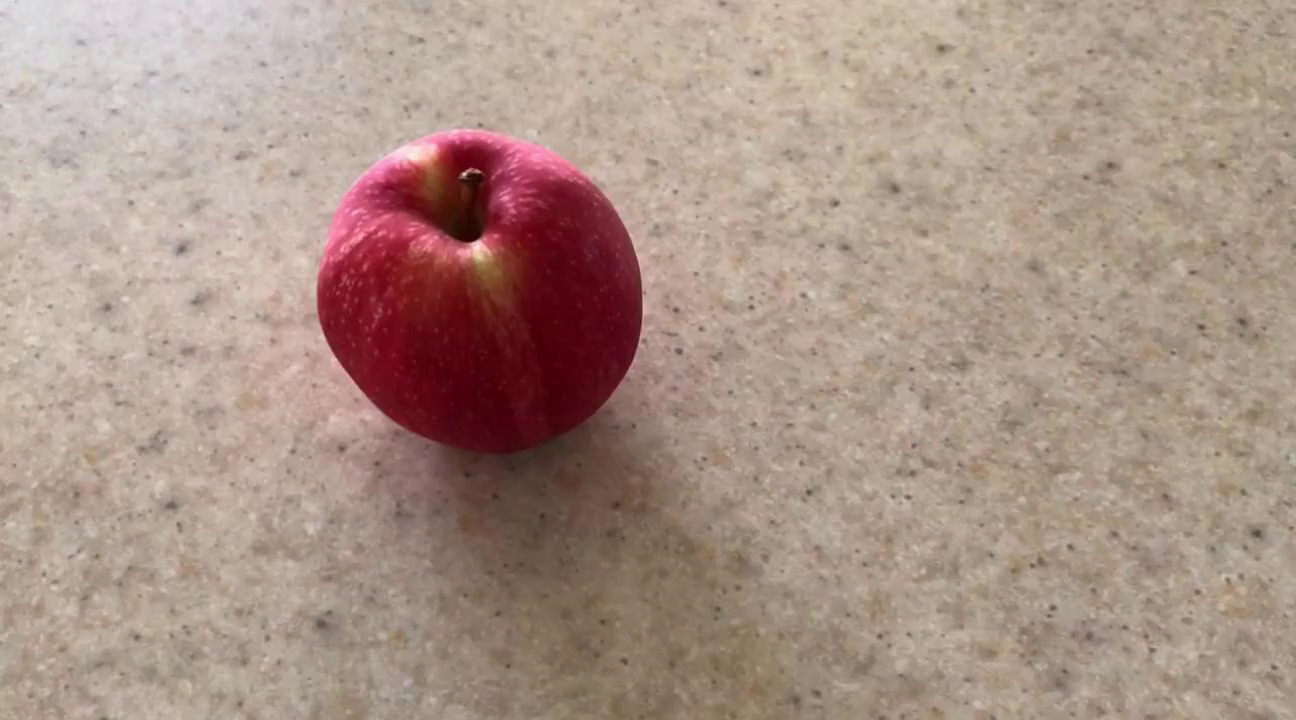
#> input picture frame 0 of data/apple.mp4, 1296 x 720 px
$ python video_frame_extractor.py
#> lines starting #> are read from the running program, lines starting #| are printed output that depends on the picture
import cv2
import argparse
import os

def extract_frames_by_indices(video_path, frame_indices, output_dir):
    """
    按帧编号批量提取视频帧并保存为图像（输出文件名不包含帧编号）

    参数:
    video_path (str): 输入视频文件的路径
    frame_indices (list[int]): 要提取的帧编号列表（从0开始）
    output_dir (str): 输出图像文件的目录
    返回:
    List[str]: 保存的帧图片路径列表
    """
#> called with video_path = './data/apple.mp4', output_dir = 'frames_test'
    cap = cv2.VideoCapture(video_path)
    if not cap.isOpened():
        print(f"错误: 无法打开视频文件 {video_path}")
        return []

    total_frames = int(cap.get(cv2.CAP_PROP_FRAME_COUNT))
    os.makedirs(output_dir, exist_ok=True)
    output_files = []

    for i, idx in enumerate(frame_indices):
        if idx >= total_frames:
            print(f"警告: 指定帧编号 {idx} 超出视频总帧数 {total_frames}，跳过")
            continue
        cap.set(cv2.CAP_PROP_POS_FRAMES, idx)
        ret, frame = cap.read()
        if ret:
            out_path = os.path.join(output_dir, f"frame_{i+1:03d}.jpg")
            cv2.imwrite(out_path, frame)
            print(f"已保存第{i+1}帧（编号{idx}）到 {out_path}")
            output_files.append(out_path)
        else:
            print(f"错误: 无法读取第{idx}帧")
#> this loop made 25 passes
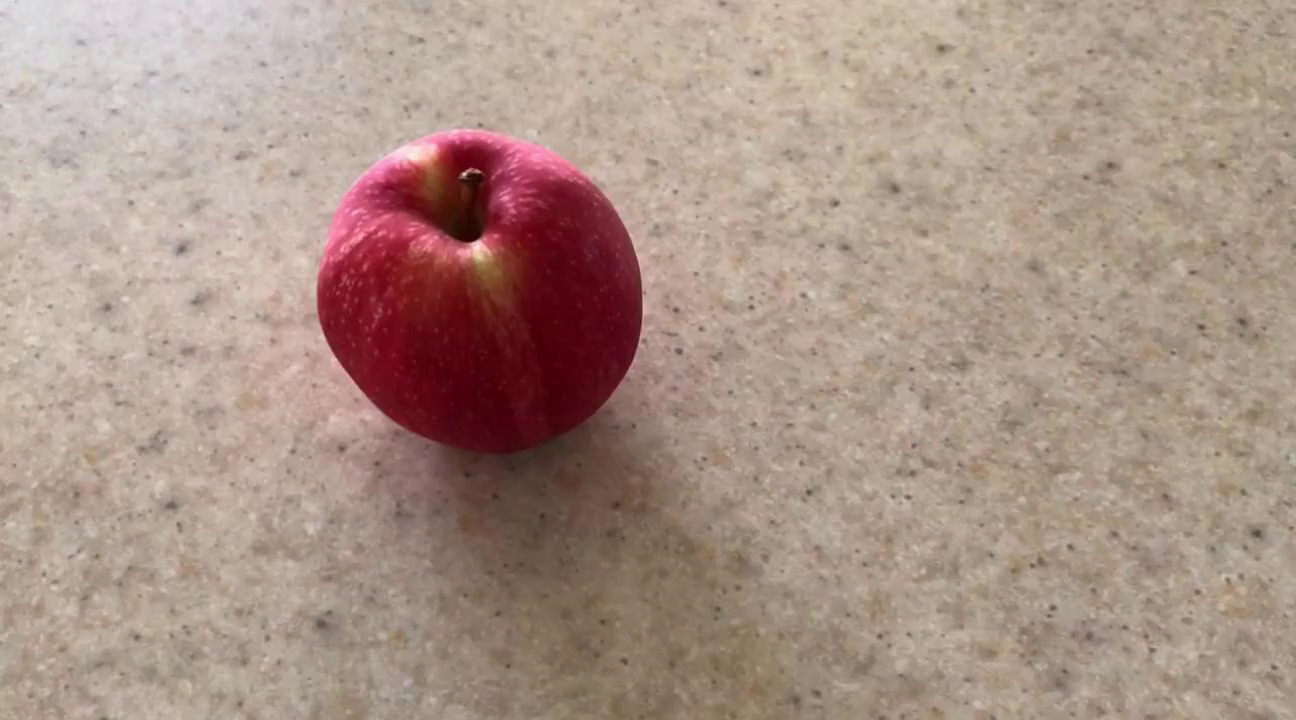
#> input picture frame 0 of data/apple.mp4, 1296 x 720 px
#> pass 3, in extract_frames_by_indices, `ret, frame = cap.read()`:
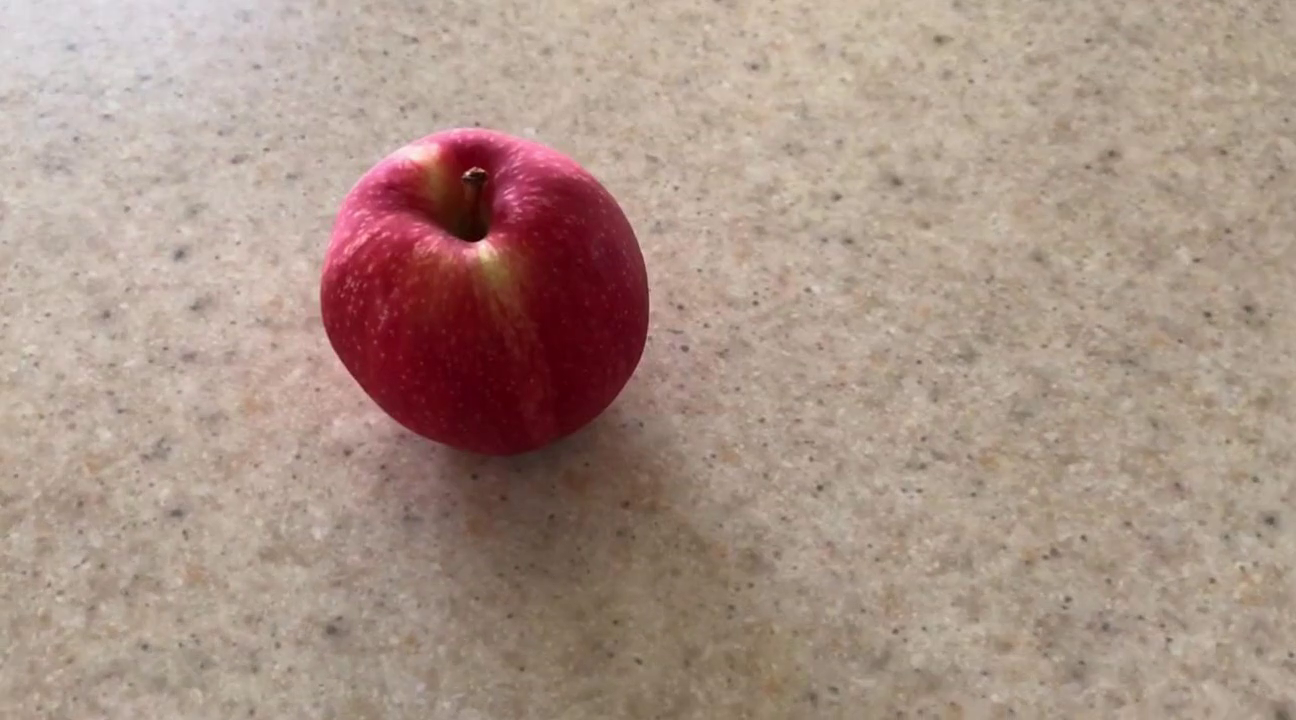
#> frame: shape (720, 1296, 3); mean B, G, R 134.8, 146.5, 169.7
#> after the loop, output_files = 25 items, first 6: 'frames_test/frame_001.jpg', 'frames_test/frame_002.jpg', 'frames_test/frame_003.jpg', 'frames_test/frame_004.jpg', 'frames_test/frame_005.jpg', 'frames_test/frame_006.jpg'
    cap.release()
    return output_files

def main():
    parser = argparse.ArgumentParser(description='从视频中按帧编号等间隔提取若干帧图像')
    parser.add_argument('--video', default='./data/apple.mp4', help='输入视频文件路径')
    parser.add_argument('--interval', type=int, default=2, help='帧间隔（每隔多少帧取一帧）')
    parser.add_argument('--max_frames', type=int, default=100, help='最多提取多少帧')
    parser.add_argument('--output_dir', default="frames_test", help='输出图片目录')
    args = parser.parse_args()

    if not os.path.exists(args.video):
        print(f"错误: 视频文件 {args.video} 不存在")
        return

    # 获取视频总帧数
    cap = cv2.VideoCapture(args.video)
    total_frames = int(cap.get(cv2.CAP_PROP_FRAME_COUNT))
    cap.release()

    # 生成要提取的帧编号序列
    frame_indices = list(range(0, total_frames, args.interval))[:args.max_frames]

    output_files = extract_frames_by_indices(args.video, frame_indices, args.output_dir)
    if output_files:
        print(f"成功提取 {len(output_files)} 帧：")
#| 成功提取 25 帧：
        for f in output_files:
            print(f)
#> this loop made 25 passes
#> f on passes 1 to 12: 'frames_test/frame_001.jpg', 'frames_test/frame_002.jpg', 'frames_test/frame_003.jpg', 'frames_test/frame_004.jpg', 'frames_test/frame_005.jpg', 'frames_test/frame_006.jpg', 'frames_test/frame_007.jpg', 'frames_test/frame_008.jpg', 'frames_test/frame_009.jpg', 'frames_test/frame_010.jpg', 'frames_test/frame_011.jpg', 'frames_test/frame_012.jpg'
#| frames_test/frame_001.jpg
#| frames_test/frame_002.jpg
#| frames_test/frame_003.jpg
#| frames_test/frame_004.jpg
#| frames_test/frame_005.jpg
#| frames_test/frame_006.jpg
#| frames_test/frame_007.jpg
#| frames_test/frame_008.jpg
#> (further printed lines are left out)
    else:
        print("未能成功提取任何帧。")

if __name__ == "__main__":
    main()
